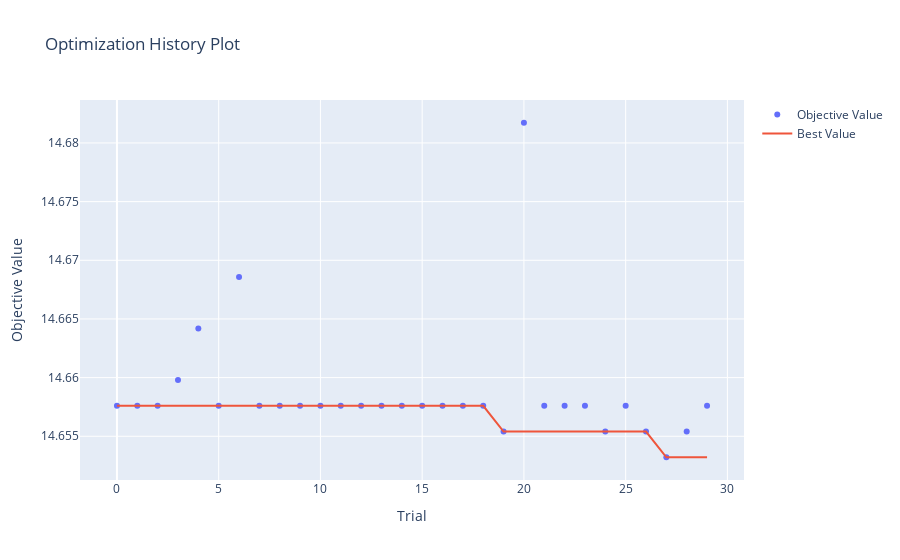

Notebook cell for this chart:
### Code cell
#plot_optimization_histor: shows the scores from all trials as well as the best score so far at each point.
optuna.visualization.plot_optimization_history(study)

### Figure 1 — Plotly figure (JSON) as saved in the notebook; plotly's stock layout.template omitted (floating-point values rounded to 4 significant figures)
{"data": [{"mode": "markers", "name": "Objective Value", "type": "scatter", "x": [0, 1, 2, 3, 4, 5, 6, 7, 8, 9, 10, 11, 12, 13, 14, 15, 16, 17, 18, 19, 20, 21, 22, 23, 24, 25, 26, 27, 28, 29], "y": [14.66, 14.66, 14.66, 14.66, 14.66, 14.66, 14.67, 14.66, 14.66, 14.66, 14.66, 14.66, 14.66, 14.66, 14.66, 14.66, 14.66, 14.66, 14.66, 14.66, 14.68, 14.66, 14.66, 14.66, 14.66, 14.66, 14.66, 14.65, 14.66, 14.66]}, {"name": "Best Value", "type": "scatter", "x": [0, 1, 2, 3, 4, 5, 6, 7, 8, 9, 10, 11, 12, 13, 14, 15, 16, 17, 18, 19, 20, 21, 22, 23, 24, 25, 26, 27, 28, 29], "y": [14.66, 14.66, 14.66, 14.66, 14.66, 14.66, 14.66, 14.66, 14.66, 14.66, 14.66, 14.66, 14.66, 14.66, 14.66, 14.66, 14.66, 14.66, 14.66, 14.66, 14.66, 14.66, 14.66, 14.66, 14.66, 14.66, 14.66, 14.65, 14.65, 14.65]}], "layout": {"title": {"text": "Optimization History Plot"}, "xaxis": {"title": {"text": "Trial"}}, "yaxis": {"title": {"text": "Objective Value"}}}}
